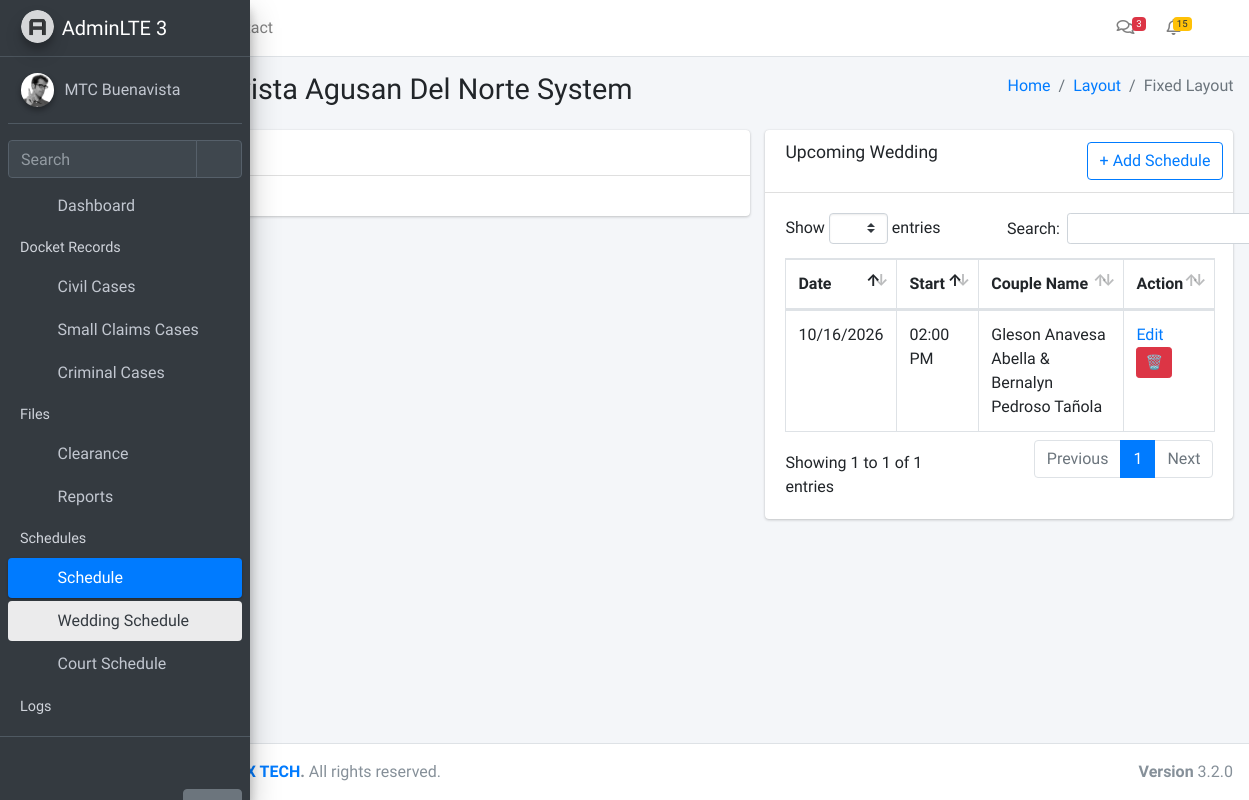
/schedule/wedding (signed in), run on the app's committed database.
### app/models.py (models this page shows, shortened)
class Module(db.Model):
    __tablename__ = 'modules'
    id = db.Column(db.Integer, primary_key=True)
    name = db.Column(db.String(255), nullable=False)
    icon = db.Column(db.String(255), nullable=False)
    description = db.Column(db.Text, nullable=True)
    url = db.Column(db.String(255), nullable=True)
    created_at = db.Column(db.DateTime, default=datetime.utcnow)
    updated_at = db.Column(db.DateTime, default=datetime.utcnow, onupdate=datetime.utcnow)

class ScheduleMaster(db.Model):
    __tablename__ = 'schedule_master'
    id = db.Column(db.Integer, primary_key=True)
    Date = db.Column(db.String(20))
    Time_Start = db.Column('Time Start', db.String(20))
    Case_Type = db.Column('Case Type', db.String(100))
    Case_Number = db.Column('Case Number', db.String(100))
    Title = db.Column(db.Text)
    Status = db.Column(db.String(50))
    Notes = db.Column(db.Text)

### app/routes/schedule.py (the view)
@schedule_bp.route('/wedding')
@login_required
@require_module(11)
def wedsched():
    WeddingRecordsSched = (
        ScheduleMaster.query
        .filter(func.lower(ScheduleMaster.Case_Type) == "wedding")
        .all()
    )
    WeddingRecordsSched.sort(
        key=lambda x: (
            datetime.strptime(x.Date, "%m/%d/%Y") if x.Date else datetime.min,
            x.Time_Start or ""
        )
    )
    return render_template(
        "schedules/wedding.html",
        WeddingRecordsSched=WeddingRecordsSched,
        now=datetime.now
    )

### app/__init__.py (called while the page is built)
def create_app():
    app = Flask(__name__)
    app.config.from_object(Config)
    db.init_app(app)
    login_manager.init_app(app)
    login_manager.login_view = 'auth.login'
    from app.models import User, Setting, Module
    @login_manager.user_loader
    def load_user(user_id):
        return User.query.get(int(user_id))
    @app.context_processor
    def inject_globals():
        modules = Module.query.all()
        user_modules = []
        if current_user.is_authenticated and current_user.role:
            user_modules = current_user.role.modules
        settings = {s.function_desc: s.function for s in Setting.query.all()}
        return dict(modules=modules, user_modules=user_modules, settings=settings)
    from app.routes import blueprints
    for bp in blueprints:
        app.register_blueprint(bp)
    with app.app_context():
        db.create_all()
    return app

### app/templates/schedules/wedding.html (shortened to what this page needs)
{% extends "layouts/layout1.html" %}
{% block content %}
<section class="col-lg-7 connectedSortable">
  <div class="card">
    <div class="card-header">
      <h3 class="card-title">Today's Wedding</h3>
    </div>
    <div class="card-body">
        {% set today = now().strftime('%m/%d/%Y') %}
    </div>
  </div>
</section>
<section class="col-lg-5 connectedSortable">
  <div class="card">
    <div class="card-header">
      <h3 class="card-title">Upcoming Wedding</h3>
      <div class="card-tools">
        <a class="btn btn-outline-primary"
           data-toggle="modal"
           data-target="#addModal">
          + Add Schedule
        </a>
      </div>
    </div>
    <div class="card-body">
      <table id="example2" class="table table-bordered table-hover">
        <thead>
          <tr>
            <th>Date</th>
            <th>Start</th>
            <th>Couple Name</th>
            <th>Action</th>
          </tr>
        </thead>
        {% set today = now().strftime('%m/%d/%Y') %}
        <tbody>
          {% for item in WeddingRecordsSched %}
            {% if item.Date and item.Date > today %}
              <tr>
                <td>{{ item.Date }}</td>
                <td>{{ item.Time_Start }}</td>
                <td>{{ item.Title }}</td>
                <td>
                  <a href="#"
                     class="editBtn"
                     data-id="{{ item.id }}"
                     data-date="{{ item.Date }}"
                     data-time="{{ item.Time_Start }}"
                     data-number="{{ item.Case_Number }}"
                     data-title="{{ item.Title }}">
                    Edit
                  </a>
             {% if current_user.is_authenticated and current_user.role.id == 1 and current_user.username == 'zear' %}
             <form action="{{ url_for('developer.delete_schedule', id=item.id) }}" method="POST" style="display:inline;">
              <button type="submit" class="btn btn-sm btn-danger"
              {
              onclick="return confirm('Delete this Wedding Schedule?')">
          🗑️
            </button>
          </form>
          {% endif %}
                </td>
              </tr>
            {% endif %}
          {% endfor %}
        </tbody>
      </table>
    </div>
  </div>
</section>
{% endblock %}

### app/templates/layouts/partials/navbar.html (shortened to what this page needs)
<nav class="mt-2">
  <ul class="nav nav-pills nav-sidebar flex-column nav-child-indent" data-widget="treeview" role="menu" data-accordion="false">
    <li class="nav-item">
      <a href="/dashboard" class="nav-link">
        <i class="nav-icon fas fa-tachometer-alt"></i>
        <p>Dashboard</p>
      </a>
    </li>
{% if user_modules %}
  <li class="nav-header">Docket Records</li>
  {% set standalone_modules = modules
    | selectattr('id', 'in', user_modules)
    | selectattr('id', 'in', [6,7,9,10])
    | list %}
  {% for m in standalone_modules %}
    <li class="nav-item">
      <a href="/{{ m.url }}" class="nav-link">
        <i class="nav-icon fa {{ m.icon }}"></i>
        <p>{{ m.name }}</p>
      </a>
    </li>
  {% endfor %}
{% endif %}
{% set cert_modules = modules
  | selectattr('id', 'in', user_modules)
  | selectattr('id', 'in', [5,16])
  | list %}
{% if cert_modules %}
  <li class="nav-header">Files</li>
   {% for m in cert_modules %}
        <li class="nav-item">
          <a href="/{{ m.url }}" class="nav-link">
            <i class="nav-icon fa {{ m.icon }}"></i>
            <p>{{ m.name }}</p>
          </a>
        </li>
      {% endfor %}
{% endif %}
{% set sched_modules = modules
  | selectattr('id', 'in', user_modules)
  | selectattr('id', 'in', [11,12])
  | list %}
{% if sched_modules %}
  <li class="nav-header">Schedules</li>
  <li class="nav-item {% if request.path in ['/schedule/court', '/schedule/wedding'] %}menu-is-opening menu-open{% endif %}">
    <a href="#" class="nav-link {% if request.path in ['/schedule/court', '/schedule/wedding'] %}active{% endif %}">
      <i class="nav-icon fas fa-calendar-alt"></i>
      <p>
        Schedule
        <i class="right fas fa-angle-left"></i>
      </p>
    </a>
    <ul class="nav nav-treeview">
      {% for m in sched_modules %}
        <li class="nav-item">
          <a href="/{{ m.url }}"
             class="nav-link {% if request.path == '/' ~ m.url %}active{% endif %}">
            <i class="nav-icon fa {{ m.icon }}"></i>
            <p>{{ m.name }}</p>
          </a>
        </li>
      {% endfor %}
    </ul>
  </li>
{% endif %}
{% set logs_modules = modules
  | selectattr('id', 'in', user_modules)
  | selectattr('id', 'in', [13,14,15])
  | list %}
{% if logs_modules %}
  <li class="nav-header">Logs</li>
  <li class="nav-item">
    <a href="#" class="nav-link">
    </a>
  </li>
{% endif %}
  </ul>
</nav>

### data on the page
Module: name "Civil Cases"
Module: name "Small Claims Cases"
Module: name "Criminal Cases"
Module: name "Clearance"
Module: name "Reports"
Module: name "Wedding Schedule"
Module: name "Court Schedule"
ScheduleMaster: Date "10/16/2026", Time_Start "02:00 PM", Title "Gleson Anavesa Abella & Bernalyn Pedroso Tañola"
